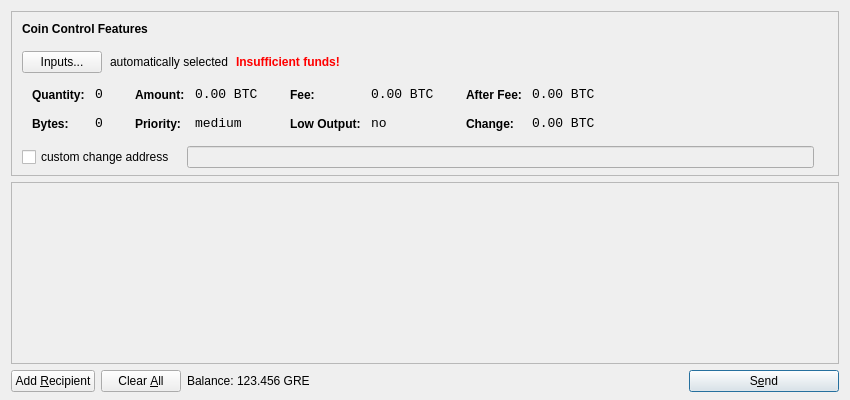
<?xml version="1.0" encoding="UTF-8"?>
<ui version="4.0">
 <class>SendCoinsDialog</class>
 <widget class="QDialog" name="SendCoinsDialog">
  <property name="geometry">
   <rect>
    <x>0</x>
    <y>0</y>
    <width>850</width>
    <height>400</height>
   </rect>
  </property>
  <property name="windowTitle">
   <string>Send Coins</string>
  </property>
  <layout class="QVBoxLayout" name="verticalLayout" stretch="0,1,0">
   <property name="bottomMargin">
    <number>8</number>
   </property>
   <item>
    <widget class="QFrame" name="frameCoinControl">
     <property name="sizePolicy">
      <sizepolicy hsizetype="Expanding" vsizetype="Expanding">
       <horstretch>0</horstretch>
       <verstretch>0</verstretch>
      </sizepolicy>
     </property>
     <property name="maximumSize">
      <size>
       <width>16777215</width>
       <height>16777215</height>
      </size>
     </property>
     <property name="frameShape">
      <enum>QFrame::StyledPanel</enum>
     </property>
     <property name="frameShadow">
      <enum>QFrame::Sunken</enum>
     </property>
     <layout class="QVBoxLayout" name="verticalLayoutCoinControl2">
      <property name="spacing">
       <number>-1</number>
      </property>
      <property name="leftMargin">
       <number>0</number>
      </property>
      <property name="topMargin">
       <number>0</number>
      </property>
      <property name="rightMargin">
       <number>0</number>
      </property>
      <property name="bottomMargin">
       <number>6</number>
      </property>
      <item>
       <layout class="QVBoxLayout" name="verticalLayoutCoinControl" stretch="0,0,0,0,1">
        <property name="spacing">
         <number>0</number>
        </property>
        <property name="leftMargin">
         <number>10</number>
        </property>
        <property name="topMargin">
         <number>10</number>
        </property>
        <item>
         <layout class="QHBoxLayout" name="horizontalLayoutCoinControl1">
          <property name="bottomMargin">
           <number>15</number>
          </property>
          <item>
           <widget class="QLabel" name="labelCoinControlFeatures">
            <property name="sizePolicy">
             <sizepolicy hsizetype="Preferred" vsizetype="Maximum">
              <horstretch>0</horstretch>
              <verstretch>0</verstretch>
             </sizepolicy>
            </property>
            <property name="font">
             <font>
              <weight>75</weight>
              <bold>true</bold>
             </font>
            </property>
            <property name="styleSheet">
             <string notr="true">font-weight:bold;</string>
            </property>
            <property name="text">
             <string>Coin Control Features</string>
            </property>
           </widget>
          </item>
         </layout>
        </item>
        <item>
         <layout class="QHBoxLayout" name="horizontalLayoutCoinControl2" stretch="0,0,0,0">
          <property name="spacing">
           <number>8</number>
          </property>
          <property name="bottomMargin">
           <number>10</number>
          </property>
          <item>
           <widget class="QPushButton" name="pushButtonCoinControl">
            <property name="styleSheet">
             <string notr="true"/>
            </property>
            <property name="text">
             <string>Inputs...</string>
            </property>
           </widget>
          </item>
          <item>
           <widget class="QLabel" name="labelCoinControlAutomaticallySelected">
            <property name="text">
             <string>automatically selected</string>
            </property>
            <property name="margin">
             <number>5</number>
            </property>
           </widget>
          </item>
          <item>
           <widget class="QLabel" name="labelCoinControlInsuffFunds">
            <property name="font">
             <font>
              <weight>75</weight>
              <bold>true</bold>
             </font>
            </property>
            <property name="styleSheet">
             <string notr="true">color:red;font-weight:bold;</string>
            </property>
            <property name="text">
             <string>Insufficient funds!</string>
            </property>
            <property name="margin">
             <number>5</number>
            </property>
           </widget>
          </item>
          <item>
           <spacer name="horizontalSpacerCoinControl">
            <property name="orientation">
             <enum>Qt::Horizontal</enum>
            </property>
            <property name="sizeHint" stdset="0">
             <size>
              <width>40</width>
              <height>1</height>
             </size>
            </property>
           </spacer>
          </item>
         </layout>
        </item>
        <item>
         <widget class="QWidget" name="widgetCoinControl" native="true">
          <property name="sizePolicy">
           <sizepolicy hsizetype="Preferred" vsizetype="Preferred">
            <horstretch>0</horstretch>
            <verstretch>0</verstretch>
           </sizepolicy>
          </property>
          <property name="minimumSize">
           <size>
            <width>0</width>
            <height>0</height>
           </size>
          </property>
          <property name="styleSheet">
           <string notr="true"/>
          </property>
          <layout class="QHBoxLayout" name="horizontalLayoutCoinControl5">
           <property name="margin">
            <number>0</number>
           </property>
           <item>
            <layout class="QHBoxLayout" name="horizontalLayoutCoinControl3" stretch="0,0,0,1">
             <property name="spacing">
              <number>20</number>
             </property>
             <property name="topMargin">
              <number>0</number>
             </property>
             <property name="bottomMargin">
              <number>10</number>
             </property>
             <item>
              <layout class="QFormLayout" name="formLayoutCoinControl1">
               <property name="horizontalSpacing">
                <number>10</number>
               </property>
               <property name="verticalSpacing">
                <number>14</number>
               </property>
               <property name="leftMargin">
                <number>10</number>
               </property>
               <property name="topMargin">
                <number>4</number>
               </property>
               <property name="rightMargin">
                <number>6</number>
               </property>
               <item row="0" column="0">
                <widget class="QLabel" name="labelCoinControlQuantityText">
                 <property name="styleSheet">
                  <string notr="true">font-weight:bold;</string>
                 </property>
                 <property name="text">
                  <string>Quantity:</string>
                 </property>
                 <property name="margin">
                  <number>0</number>
                 </property>
                </widget>
               </item>
               <item row="0" column="1">
                <widget class="QLabel" name="labelCoinControlQuantity">
                 <property name="font">
                  <font>
                   <family>Monospace</family>
                   <pointsize>10</pointsize>
                  </font>
                 </property>
                 <property name="cursor">
                  <cursorShape>IBeamCursor</cursorShape>
                 </property>
                 <property name="contextMenuPolicy">
                  <enum>Qt::ActionsContextMenu</enum>
                 </property>
                 <property name="text">
                  <string notr="true">0</string>
                 </property>
                 <property name="margin">
                  <number>0</number>
                 </property>
                 <property name="textInteractionFlags">
                  <set>Qt::LinksAccessibleByMouse|Qt::TextSelectableByKeyboard|Qt::TextSelectableByMouse</set>
                 </property>
                </widget>
               </item>
               <item row="1" column="0">
                <widget class="QLabel" name="labelCoinControlBytesText">
                 <property name="styleSheet">
                  <string notr="true">font-weight:bold;</string>
                 </property>
                 <property name="text">
                  <string>Bytes:</string>
                 </property>
                </widget>
               </item>
               <item row="1" column="1">
                <widget class="QLabel" name="labelCoinControlBytes">
                 <property name="font">
                  <font>
                   <family>Monospace</family>
                   <pointsize>10</pointsize>
                  </font>
                 </property>
                 <property name="cursor">
                  <cursorShape>IBeamCursor</cursorShape>
                 </property>
                 <property name="contextMenuPolicy">
                  <enum>Qt::ActionsContextMenu</enum>
                 </property>
                 <property name="text">
                  <string notr="true">0</string>
                 </property>
                 <property name="textInteractionFlags">
                  <set>Qt::LinksAccessibleByMouse|Qt::TextSelectableByKeyboard|Qt::TextSelectableByMouse</set>
                 </property>
                </widget>
               </item>
              </layout>
             </item>
             <item>
              <layout class="QFormLayout" name="formLayoutCoinControl2">
               <property name="horizontalSpacing">
                <number>10</number>
               </property>
               <property name="verticalSpacing">
                <number>14</number>
               </property>
               <property name="leftMargin">
                <number>6</number>
               </property>
               <property name="topMargin">
                <number>4</number>
               </property>
               <property name="rightMargin">
                <number>6</number>
               </property>
               <item row="0" column="0">
                <widget class="QLabel" name="labelCoinControlAmountText">
                 <property name="styleSheet">
                  <string notr="true">font-weight:bold;</string>
                 </property>
                 <property name="text">
                  <string>Amount:</string>
                 </property>
                 <property name="margin">
                  <number>0</number>
                 </property>
                </widget>
               </item>
               <item row="0" column="1">
                <widget class="QLabel" name="labelCoinControlAmount">
                 <property name="font">
                  <font>
                   <family>Monospace</family>
                   <pointsize>10</pointsize>
                  </font>
                 </property>
                 <property name="cursor">
                  <cursorShape>IBeamCursor</cursorShape>
                 </property>
                 <property name="contextMenuPolicy">
                  <enum>Qt::ActionsContextMenu</enum>
                 </property>
                 <property name="text">
                  <string notr="true">0.00 BTC</string>
                 </property>
                 <property name="textInteractionFlags">
                  <set>Qt::LinksAccessibleByMouse|Qt::TextSelectableByKeyboard|Qt::TextSelectableByMouse</set>
                 </property>
                </widget>
               </item>
               <item row="1" column="0">
                <widget class="QLabel" name="labelCoinControlPriorityText">
                 <property name="styleSheet">
                  <string notr="true">font-weight:bold;</string>
                 </property>
                 <property name="text">
                  <string>Priority:</string>
                 </property>
                </widget>
               </item>
               <item row="1" column="1">
                <widget class="QLabel" name="labelCoinControlPriority">
                 <property name="font">
                  <font>
                   <family>Monospace</family>
                   <pointsize>10</pointsize>
                  </font>
                 </property>
                 <property name="cursor">
                  <cursorShape>IBeamCursor</cursorShape>
                 </property>
                 <property name="contextMenuPolicy">
                  <enum>Qt::ActionsContextMenu</enum>
                 </property>
                 <property name="text">
                  <string>medium</string>
                 </property>
                 <property name="textInteractionFlags">
                  <set>Qt::LinksAccessibleByMouse|Qt::TextSelectableByKeyboard|Qt::TextSelectableByMouse</set>
                 </property>
                </widget>
               </item>
              </layout>
             </item>
             <item>
              <layout class="QFormLayout" name="formLayoutCoinControl3">
               <property name="horizontalSpacing">
                <number>10</number>
               </property>
               <property name="verticalSpacing">
                <number>14</number>
               </property>
               <property name="leftMargin">
                <number>6</number>
               </property>
               <property name="topMargin">
                <number>4</number>
               </property>
               <property name="rightMargin">
                <number>6</number>
               </property>
               <item row="0" column="0">
                <widget class="QLabel" name="labelCoinControlFeeText">
                 <property name="styleSheet">
                  <string notr="true">font-weight:bold;</string>
                 </property>
                 <property name="text">
                  <string>Fee:</string>
                 </property>
                 <property name="margin">
                  <number>0</number>
                 </property>
                </widget>
               </item>
               <item row="0" column="1">
                <widget class="QLabel" name="labelCoinControlFee">
                 <property name="font">
                  <font>
                   <family>Monospace</family>
                   <pointsize>10</pointsize>
                  </font>
                 </property>
                 <property name="cursor">
                  <cursorShape>IBeamCursor</cursorShape>
                 </property>
                 <property name="contextMenuPolicy">
                  <enum>Qt::ActionsContextMenu</enum>
                 </property>
                 <property name="text">
                  <string notr="true">0.00 BTC</string>
                 </property>
                 <property name="textInteractionFlags">
                  <set>Qt::LinksAccessibleByMouse|Qt::TextSelectableByKeyboard|Qt::TextSelectableByMouse</set>
                 </property>
                </widget>
               </item>
               <item row="1" column="0">
                <widget class="QLabel" name="labelCoinControlLowOutputText">
                 <property name="styleSheet">
                  <string notr="true">font-weight:bold;</string>
                 </property>
                 <property name="text">
                  <string>Low Output:</string>
                 </property>
                </widget>
               </item>
               <item row="1" column="1">
                <widget class="QLabel" name="labelCoinControlLowOutput">
                 <property name="font">
                  <font>
                   <family>Monospace</family>
                   <pointsize>10</pointsize>
                  </font>
                 </property>
                 <property name="cursor">
                  <cursorShape>IBeamCursor</cursorShape>
                 </property>
                 <property name="contextMenuPolicy">
                  <enum>Qt::ActionsContextMenu</enum>
                 </property>
                 <property name="text">
                  <string>no</string>
                 </property>
                 <property name="textInteractionFlags">
                  <set>Qt::LinksAccessibleByMouse|Qt::TextSelectableByKeyboard|Qt::TextSelectableByMouse</set>
                 </property>
                </widget>
               </item>
              </layout>
             </item>
             <item>
              <layout class="QFormLayout" name="formLayoutCoinControl4">
               <property name="horizontalSpacing">
                <number>10</number>
               </property>
               <property name="verticalSpacing">
                <number>14</number>
               </property>
               <property name="leftMargin">
                <number>6</number>
               </property>
               <property name="topMargin">
                <number>4</number>
               </property>
               <property name="rightMargin">
                <number>6</number>
               </property>
               <item row="0" column="0">
                <widget class="QLabel" name="labelCoinControlAfterFeeText">
                 <property name="styleSheet">
                  <string notr="true">font-weight:bold;</string>
                 </property>
                 <property name="text">
                  <string>After Fee:</string>
                 </property>
                 <property name="margin">
                  <number>0</number>
                 </property>
                </widget>
               </item>
               <item row="0" column="1">
                <widget class="QLabel" name="labelCoinControlAfterFee">
                 <property name="font">
                  <font>
                   <family>Monospace</family>
                   <pointsize>10</pointsize>
                  </font>
                 </property>
                 <property name="cursor">
                  <cursorShape>IBeamCursor</cursorShape>
                 </property>
                 <property name="contextMenuPolicy">
                  <enum>Qt::ActionsContextMenu</enum>
                 </property>
                 <property name="text">
                  <string notr="true">0.00 BTC</string>
                 </property>
                 <property name="textInteractionFlags">
                  <set>Qt::LinksAccessibleByMouse|Qt::TextSelectableByKeyboard|Qt::TextSelectableByMouse</set>
                 </property>
                </widget>
               </item>
               <item row="1" column="0">
                <widget class="QLabel" name="labelCoinControlChangeText">
                 <property name="styleSheet">
                  <string notr="true">font-weight:bold;</string>
                 </property>
                 <property name="text">
                  <string>Change:</string>
                 </property>
                </widget>
               </item>
               <item row="1" column="1">
                <widget class="QLabel" name="labelCoinControlChange">
                 <property name="font">
                  <font>
                   <family>Monospace</family>
                   <pointsize>10</pointsize>
                  </font>
                 </property>
                 <property name="cursor">
                  <cursorShape>IBeamCursor</cursorShape>
                 </property>
                 <property name="contextMenuPolicy">
                  <enum>Qt::ActionsContextMenu</enum>
                 </property>
                 <property name="text">
                  <string notr="true">0.00 BTC</string>
                 </property>
                 <property name="textInteractionFlags">
                  <set>Qt::LinksAccessibleByMouse|Qt::TextSelectableByKeyboard|Qt::TextSelectableByMouse</set>
                 </property>
                </widget>
               </item>
              </layout>
             </item>
            </layout>
           </item>
          </layout>
         </widget>
        </item>
        <item>
         <layout class="QHBoxLayout" name="horizontalLayoutCoinControl4" stretch="0,0,0">
          <property name="spacing">
           <number>12</number>
          </property>
          <property name="sizeConstraint">
           <enum>QLayout::SetDefaultConstraint</enum>
          </property>
          <property name="topMargin">
           <number>5</number>
          </property>
          <property name="rightMargin">
           <number>5</number>
          </property>
          <item>
           <widget class="QCheckBox" name="checkBoxCoinControlChange">
            <property name="text">
             <string>custom change address</string>
            </property>
           </widget>
          </item>
          <item>
           <widget class="QLineEdit" name="lineEditCoinControlChange">
            <property name="enabled">
             <bool>false</bool>
            </property>
            <property name="sizePolicy">
             <sizepolicy hsizetype="Expanding" vsizetype="Fixed">
              <horstretch>0</horstretch>
              <verstretch>0</verstretch>
             </sizepolicy>
            </property>
           </widget>
          </item>
          <item>
           <widget class="QLabel" name="labelCoinControlChangeLabel">
            <property name="sizePolicy">
             <sizepolicy hsizetype="Preferred" vsizetype="Expanding">
              <horstretch>0</horstretch>
              <verstretch>0</verstretch>
             </sizepolicy>
            </property>
            <property name="minimumSize">
             <size>
              <width>0</width>
              <height>0</height>
             </size>
            </property>
            <property name="text">
             <string/>
            </property>
            <property name="margin">
             <number>3</number>
            </property>
           </widget>
          </item>
         </layout>
        </item>
        <item>
         <spacer name="verticalSpacerCoinControl">
          <property name="orientation">
           <enum>Qt::Vertical</enum>
          </property>
          <property name="sizeHint" stdset="0">
           <size>
            <width>800</width>
            <height>1</height>
           </size>
          </property>
         </spacer>
        </item>
       </layout>
      </item>
     </layout>
    </widget>
   </item>
   <item>
    <widget class="QScrollArea" name="scrollArea">
     <property name="widgetResizable">
      <bool>true</bool>
     </property>
     <widget class="QWidget" name="scrollAreaWidgetContents">
      <property name="geometry">
       <rect>
        <x>0</x>
        <y>0</y>
        <width>830</width>
        <height>165</height>
       </rect>
      </property>
      <layout class="QVBoxLayout" name="verticalLayout_2">
       <property name="margin">
        <number>0</number>
       </property>
       <item>
        <layout class="QVBoxLayout" name="entries">
         <property name="spacing">
          <number>6</number>
         </property>
        </layout>
       </item>
       <item>
        <spacer name="verticalSpacer">
         <property name="orientation">
          <enum>Qt::Vertical</enum>
         </property>
         <property name="sizeHint" stdset="0">
          <size>
           <width>20</width>
           <height>40</height>
          </size>
         </property>
        </spacer>
       </item>
      </layout>
     </widget>
    </widget>
   </item>
   <item>
    <layout class="QHBoxLayout" name="horizontalLayout">
     <item>
      <widget class="QPushButton" name="addButton">
       <property name="toolTip">
        <string>Send to multiple recipients at once</string>
       </property>
       <property name="text">
        <string>Add &amp;Recipient</string>
       </property>
       <property name="icon">
        <iconset resource="../bitcoin.qrc">
         <normaloff>:/icons/add</normaloff>:/icons/add</iconset>
       </property>
       <property name="autoDefault">
        <bool>false</bool>
       </property>
      </widget>
     </item>
     <item>
      <widget class="QPushButton" name="clearButton">
       <property name="sizePolicy">
        <sizepolicy hsizetype="Minimum" vsizetype="Fixed">
         <horstretch>0</horstretch>
         <verstretch>0</verstretch>
        </sizepolicy>
       </property>
       <property name="toolTip">
        <string>Remove all transaction fields</string>
       </property>
       <property name="text">
        <string>Clear &amp;All</string>
       </property>
       <property name="icon">
        <iconset resource="../bitcoin.qrc">
         <normaloff>:/icons/remove</normaloff>:/icons/remove</iconset>
       </property>
       <property name="autoRepeatDelay">
        <number>300</number>
       </property>
       <property name="autoDefault">
        <bool>false</bool>
       </property>
      </widget>
     </item>
     <item>
      <layout class="QHBoxLayout" name="horizontalLayout_2">
       <property name="spacing">
        <number>3</number>
       </property>
       <item>
        <widget class="QLabel" name="label">
         <property name="text">
          <string>Balance:</string>
         </property>
        </widget>
       </item>
       <item>
        <widget class="QLabel" name="labelBalance">
         <property name="cursor">
          <cursorShape>IBeamCursor</cursorShape>
         </property>
         <property name="text">
          <string>123.456 GRE</string>
         </property>
         <property name="textInteractionFlags">
          <set>Qt::LinksAccessibleByMouse|Qt::TextSelectableByKeyboard|Qt::TextSelectableByMouse</set>
         </property>
        </widget>
       </item>
      </layout>
     </item>
     <item>
      <spacer name="horizontalSpacer">
       <property name="orientation">
        <enum>Qt::Horizontal</enum>
       </property>
       <property name="sizeHint" stdset="0">
        <size>
         <width>40</width>
         <height>20</height>
        </size>
       </property>
      </spacer>
     </item>
     <item>
      <widget class="QPushButton" name="sendButton">
       <property name="minimumSize">
        <size>
         <width>150</width>
         <height>0</height>
        </size>
       </property>
       <property name="toolTip">
        <string>Confirm the send action</string>
       </property>
       <property name="text">
        <string>S&amp;end</string>
       </property>
       <property name="icon">
        <iconset resource="../bitcoin.qrc">
         <normaloff>:/icons/send</normaloff>:/icons/send</iconset>
       </property>
       <property name="default">
        <bool>true</bool>
       </property>
      </widget>
     </item>
    </layout>
   </item>
  </layout>
 </widget>
 <resources>
  <include location="../bitcoin.qrc"/>
 </resources>
 <connections/>
</ui>
